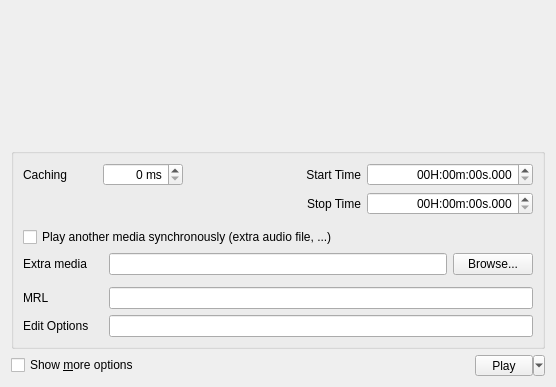
<?xml version="1.0" encoding="UTF-8"?>
<ui version="4.0">
 <author>Jean-Baptiste Kempf</author>
 <class>Open</class>
 <widget class="QWidget" name="Open">
  <property name="enabled">
   <bool>true</bool>
  </property>
  <property name="geometry">
   <rect>
    <x>0</x>
    <y>0</y>
    <width>556</width>
    <height>387</height>
   </rect>
  </property>
  <property name="sizePolicy">
   <sizepolicy hsizetype="Preferred" vsizetype="Preferred">
    <horstretch>0</horstretch>
    <verstretch>0</verstretch>
   </sizepolicy>
  </property>
  <property name="minimumSize">
   <size>
    <width>400</width>
    <height>0</height>
   </size>
  </property>
  <property name="windowTitle">
   <string>Dialog</string>
  </property>
  <layout class="QGridLayout" name="gridLayout" columnstretch="1,0,0">
   <item row="1" column="0" colspan="3">
    <widget class="QTabWidget" name="Tab">
     <property name="documentMode">
      <bool>true</bool>
     </property>
    </widget>
   </item>
   <item row="3" column="2">
    <widget class="QToolButton" name="playButton">
     <property name="role" stdset="0">
      <string notr="true">split</string>
     </property>
     <property name="sizePolicy">
      <sizepolicy hsizetype="Minimum" vsizetype="Minimum">
       <horstretch>0</horstretch>
       <verstretch>0</verstretch>
      </sizepolicy>
     </property>
     <property name="minimumSize">
      <size>
       <width>70</width>
       <height>0</height>
      </size>
     </property>
     <property name="text">
      <string>Play</string>
     </property>
     <property name="popupMode">
      <enum>QToolButton::MenuButtonPopup</enum>
     </property>
    </widget>
   </item>
   <item row="3" column="0">
    <widget class="QCheckBox" name="advancedCheckBox">
     <property name="toolTip">
      <string>Show extended options</string>
     </property>
     <property name="text">
      <string>Show &amp;more options</string>
     </property>
    </widget>
   </item>
   <item row="2" column="0" colspan="3">
    <widget class="QGroupBox" name="advancedFrame">
     <layout class="QGridLayout" name="gridLayout_2">
      <item row="0" column="0" colspan="3">
       <layout class="QHBoxLayout" name="horizontalLayout_2">
        <item>
         <widget class="QLabel" name="cacheLabel">
          <property name="text">
           <string>Caching</string>
          </property>
          <property name="buddy">
           <cstring>cacheSpinBox</cstring>
          </property>
         </widget>
        </item>
        <item>
         <spacer name="horizontalSpacer_2">
          <property name="orientation">
           <enum>Qt::Horizontal</enum>
          </property>
          <property name="sizeType">
           <enum>QSizePolicy::Preferred</enum>
          </property>
          <property name="sizeHint" stdset="0">
           <size>
            <width>30</width>
            <height>20</height>
           </size>
          </property>
         </spacer>
        </item>
        <item>
         <widget class="QSpinBox" name="cacheSpinBox">
          <property name="toolTip">
           <string>Change the caching for the media</string>
          </property>
          <property name="alignment">
           <set>Qt::AlignRight</set>
          </property>
          <property name="suffix">
           <string> ms</string>
          </property>
          <property name="maximum">
           <number>65535</number>
          </property>
          <property name="singleStep">
           <number>100</number>
          </property>
         </widget>
        </item>
        <item>
         <spacer name="horizontalSpacer">
          <property name="orientation">
           <enum>Qt::Horizontal</enum>
          </property>
          <property name="sizeType">
           <enum>QSizePolicy::Expanding</enum>
          </property>
          <property name="sizeHint" stdset="0">
           <size>
            <width>40</width>
            <height>20</height>
           </size>
          </property>
         </spacer>
        </item>
       </layout>
      </item>
      <item row="7" column="0">
       <widget class="QLabel" name="advancedLabel">
        <property name="text">
         <string>MRL</string>
        </property>
        <property name="buddy">
         <cstring>mrlLine</cstring>
        </property>
       </widget>
      </item>
      <item row="0" column="3">
       <widget class="QLabel" name="label_3">
        <property name="text">
         <string>Start Time</string>
        </property>
        <property name="alignment">
         <set>Qt::AlignRight|Qt::AlignTrailing|Qt::AlignVCenter</set>
        </property>
        <property name="buddy">
         <cstring>startTimeTimeEdit</cstring>
        </property>
       </widget>
      </item>
      <item row="1" column="3">
       <widget class="QLabel" name="label_4">
        <property name="text">
         <string>Stop Time</string>
        </property>
        <property name="alignment">
         <set>Qt::AlignRight|Qt::AlignTrailing|Qt::AlignVCenter</set>
        </property>
        <property name="buddy">
         <cstring>stopTimeTimeEdit</cstring>
        </property>
       </widget>
      </item>
      <item row="8" column="0">
       <widget class="QLabel" name="label">
        <property name="text">
         <string>Edit Options</string>
        </property>
        <property name="buddy">
         <cstring>advancedLineInput</cstring>
        </property>
       </widget>
      </item>
      <item row="5" column="0">
       <widget class="QLabel" name="slaveLabel">
        <property name="text">
         <string>Extra media</string>
        </property>
        <property name="buddy">
         <cstring>slaveText</cstring>
        </property>
       </widget>
      </item>
      <item row="7" column="1" colspan="5">
       <widget class="QLineEdit" name="mrlLine">
        <property name="readOnly">
         <bool>true</bool>
        </property>
       </widget>
      </item>
      <item row="8" column="1" colspan="5">
       <widget class="QLineEdit" name="advancedLineInput">
        <property name="toolTip">
         <string>Complete MRL for VLC internal</string>
        </property>
       </widget>
      </item>
      <item row="5" column="1" colspan="4">
       <widget class="QLineEdit" name="slaveText"/>
      </item>
      <item row="5" column="5">
       <widget class="QPushButton" name="slaveBrowseButton">
        <property name="toolTip">
         <string>Select the file</string>
        </property>
        <property name="text">
         <string>Browse...</string>
        </property>
       </widget>
      </item>
      <item row="6" column="1" colspan="5">
       <widget class="Line" name="line"/>
      </item>
      <item row="3" column="1" colspan="5">
       <widget class="Line" name="line_1"/>
      </item>
      <item row="0" column="4" colspan="2">
       <widget class="QTimeEdit" name="startTimeTimeEdit">
        <property name="toolTip">
         <string>Change the start time for the media</string>
        </property>
        <property name="alignment">
         <set>Qt::AlignRight|Qt::AlignTrailing|Qt::AlignVCenter</set>
        </property>
        <property name="currentSection">
         <enum>QDateTimeEdit::HourSection</enum>
        </property>
        <property name="displayFormat">
         <string>HH'H':mm'm':ss's'.zzz</string>
        </property>
       </widget>
      </item>
      <item row="1" column="4" colspan="2">
       <widget class="QTimeEdit" name="stopTimeTimeEdit">
        <property name="toolTip">
         <string>Change the stop time for the media</string>
        </property>
        <property name="alignment">
         <set>Qt::AlignRight|Qt::AlignTrailing|Qt::AlignVCenter</set>
        </property>
        <property name="currentSection">
         <enum>QDateTimeEdit::HourSection</enum>
        </property>
        <property name="displayFormat">
         <string>HH'H':mm'm':ss's'.zzz</string>
        </property>
       </widget>
      </item>
      <item row="4" column="0" colspan="6">
       <widget class="QCheckBox" name="slaveCheckbox">
        <property name="text">
         <string>Play another media synchronously (extra audio file, ...)</string>
        </property>
       </widget>
      </item>
     </layout>
    </widget>
   </item>
   <item row="3" column="1">
    <widget class="QDialogButtonBox" name="buttonsBox">
     <property name="sizePolicy">
      <sizepolicy hsizetype="Maximum" vsizetype="Fixed">
       <horstretch>0</horstretch>
       <verstretch>0</verstretch>
      </sizepolicy>
     </property>
     <property name="standardButtons">
      <set>QDialogButtonBox::NoButton</set>
     </property>
    </widget>
   </item>
  </layout>
 </widget>
 <tabstops>
  <tabstop>Tab</tabstop>
  <tabstop>advancedCheckBox</tabstop>
  <tabstop>cacheSpinBox</tabstop>
  <tabstop>startTimeTimeEdit</tabstop>
  <tabstop>stopTimeTimeEdit</tabstop>
  <tabstop>slaveCheckbox</tabstop>
  <tabstop>slaveText</tabstop>
  <tabstop>slaveBrowseButton</tabstop>
  <tabstop>mrlLine</tabstop>
  <tabstop>advancedLineInput</tabstop>
  <tabstop>buttonsBox</tabstop>
  <tabstop>playButton</tabstop>
 </tabstops>
 <resources/>
 <connections>
  <connection>
   <sender>slaveCheckbox</sender>
   <signal>clicked(bool)</signal>
   <receiver>slaveLabel</receiver>
   <slot>setVisible(bool)</slot>
   <hints>
    <hint type="sourcelabel">
     <x>74</x>
     <y>240</y>
    </hint>
    <hint type="destinationlabel">
     <x>83</x>
     <y>271</y>
    </hint>
   </hints>
  </connection>
  <connection>
   <sender>slaveCheckbox</sender>
   <signal>clicked(bool)</signal>
   <receiver>slaveText</receiver>
   <slot>setVisible(bool)</slot>
   <hints>
    <hint type="sourcelabel">
     <x>147</x>
     <y>240</y>
    </hint>
    <hint type="destinationlabel">
     <x>243</x>
     <y>270</y>
    </hint>
   </hints>
  </connection>
  <connection>
   <sender>slaveCheckbox</sender>
   <signal>clicked(bool)</signal>
   <receiver>slaveBrowseButton</receiver>
   <slot>setVisible(bool)</slot>
   <hints>
    <hint type="sourcelabel">
     <x>239</x>
     <y>240</y>
    </hint>
    <hint type="destinationlabel">
     <x>535</x>
     <y>271</y>
    </hint>
   </hints>
  </connection>
 </connections>
</ui>
